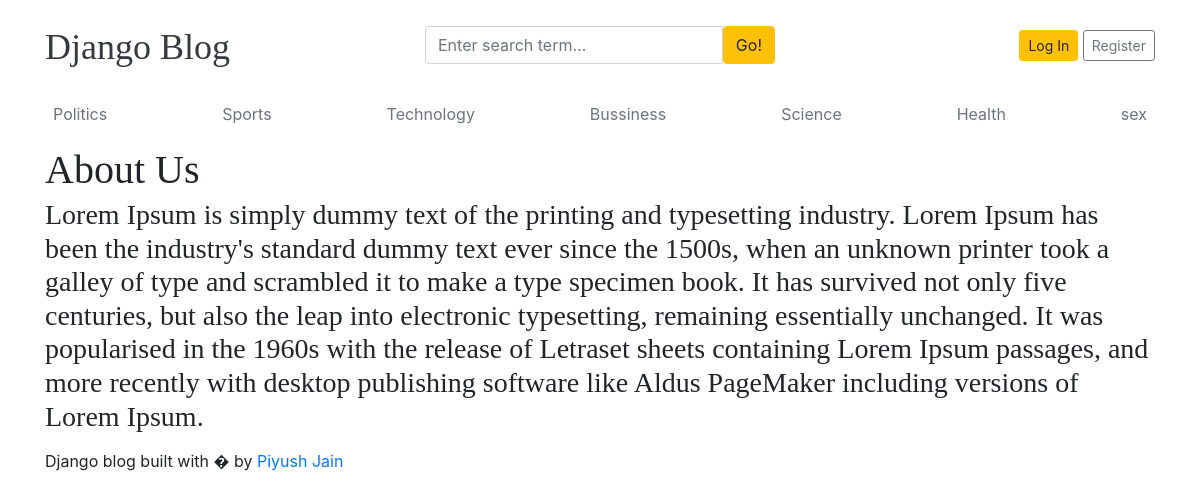
The page /about/ on the database its author committed.
### blogs/models.py (models this page shows, shortened)
class Category(models.Model):
    Category_name = models.CharField(max_length=50, unique = True)
    created_at = models.DateTimeField(auto_now_add= True)
    updated_at = models.DateTimeField(auto_now=True)
    class Meta:
        verbose_name_plural = 'categories'

class About(models.Model):
    about = models.TextField(default="About coming soon")
    about_description = models.TextField(max_length=2555,default="no description allowed")
    created_at = models.DateTimeField(auto_now_add=True)
    updated_at = models.DateTimeField(auto_now=True)
    class Meta:
        verbose_name_plural = 'About'

### blogs/views.py (the view)
# urls.py: path('about/', BlogsView.about_page, name ='about_page'),
def about_page(request):
    about= About.objects.all()
    context = {
        'about' : about
    }
    return render(request, 'about_page.html', context)

### blogs/context_processors.py (called while the page is built)
def get_categories(request):
    categories = Category.objects.all()
    return dict(categories = categories)

def get_social_links(request):
    social_links= SocialLinks.objects.all()
    return dict(social_links = social_links)

### templates/about_page.html
{%extends 'base.html'%}
{%block content%}
{% for a in about%}
<h1 class="fw-bolder mb-1">{{ a.about}}</h1>
<h3 class="fw-bolder mb-3">{{ a.about_description}}</h3>
{%endfor%}
{%endblock%}

### templates/base.html (shortened to what this page needs)
 {% load static %}
<!DOCTYPE html>
<html lang="en">
<head>
    <link href="https://getbootstrap.com/docs/4.0/dist/css/bootstrap.min.css" rel="stylesheet">
    <link href="{% static 'css/blog.css' %}" rel="stylesheet">
  </head>
<body>
    <div class="container">
      <header class="blog-header py-3">
        <div class="row flex-nowrap justify-content-between align-items-center">
          <div class="col-4 pt-1">
            <a class="blog-header-logo text-dark" href="/">Django Blog</a>
          </div>
          <div class = "col-4">
           <form action="{% url 'search' %}" method ="GET">
            <div class="input-group">
              <input class="form-control" type="text" name ="keyword" placeholder="Enter search term..." aria-label="Enter search term..." aria-describedby="button-search" />
              <button type = "submit" class="btn btn-warning" id="button-search" type="button">Go!</button>
            </div>
           </form>
          </div>
          {% if not user.is_authenticated %}
          <div class="col-4 d-flex justify-content-end align-items-center">
            <a class="btn btn-sm btn-warning" href="{% url 'login'%}">Log In</a> &nbsp;
            <a class="btn btn-sm btn-outline-secondary" href="{% url 'register' %}">Register</a>
          {% else %}
          <span> You are logged in as {{user}}</span>
          &emsp;
          <span> <a href ="{% url 'logout' %}">Logout</a></span>
          {% endif %}
        </div>
        </div>
      </header>
      <div class="nav-scroller py-1 mb-2">
        <nav class="nav d-flex justify-content-between">
          {% for i in categories %}
          <a class="p-2 text-muted" href="{% url 'posts_by_category'  i.id %}">{{i.Category_name}}</a>
          {% endfor %}
        </nav>
      </div>
 {%block content %}
{% endblock %}
<footer class="blog-footer">
  <p>Django blog built with � by <a href="#">Piyush Jain</a></p>
</footer>
</body>
</html>

### blog_main/static/css/blog.css (style rules this page uses)
.blog-header-logo { font-family: "Playfair Display", Georgia, "Times New Roman", serif; font-size: 2.25rem; }
h1, h2, h3, h4, h5, h6 { font-family: "Playfair Display", Georgia, "Times New Roman", serif; }

### rows shown on the page
Category: Category_name "Politics"
Category: Category_name "Sports"
Category: Category_name "Technology"
Category: Category_name "Bussiness"
Category: Category_name "Science"
Category: Category_name "Health"
Category: Category_name "sex"
About: about "About Us", about_description "Lorem Ipsum is simply dummy text of the printing and typesetting industry. Lorem Ipsum has been the industry's standard dummy text ever since the 1500s, when an unknown printer took a galley of type and scrambled it to make a type specimen book. It has survived not only five centuries, but also the leap into electronic typesetting, remaining essentially unchanged. It was popularised in the 1960s with the release of Letraset sheets containing Lorem Ipsum passages, and more recently with desktop publishing software like Aldus PageMaker including versions of Lorem Ipsum."
